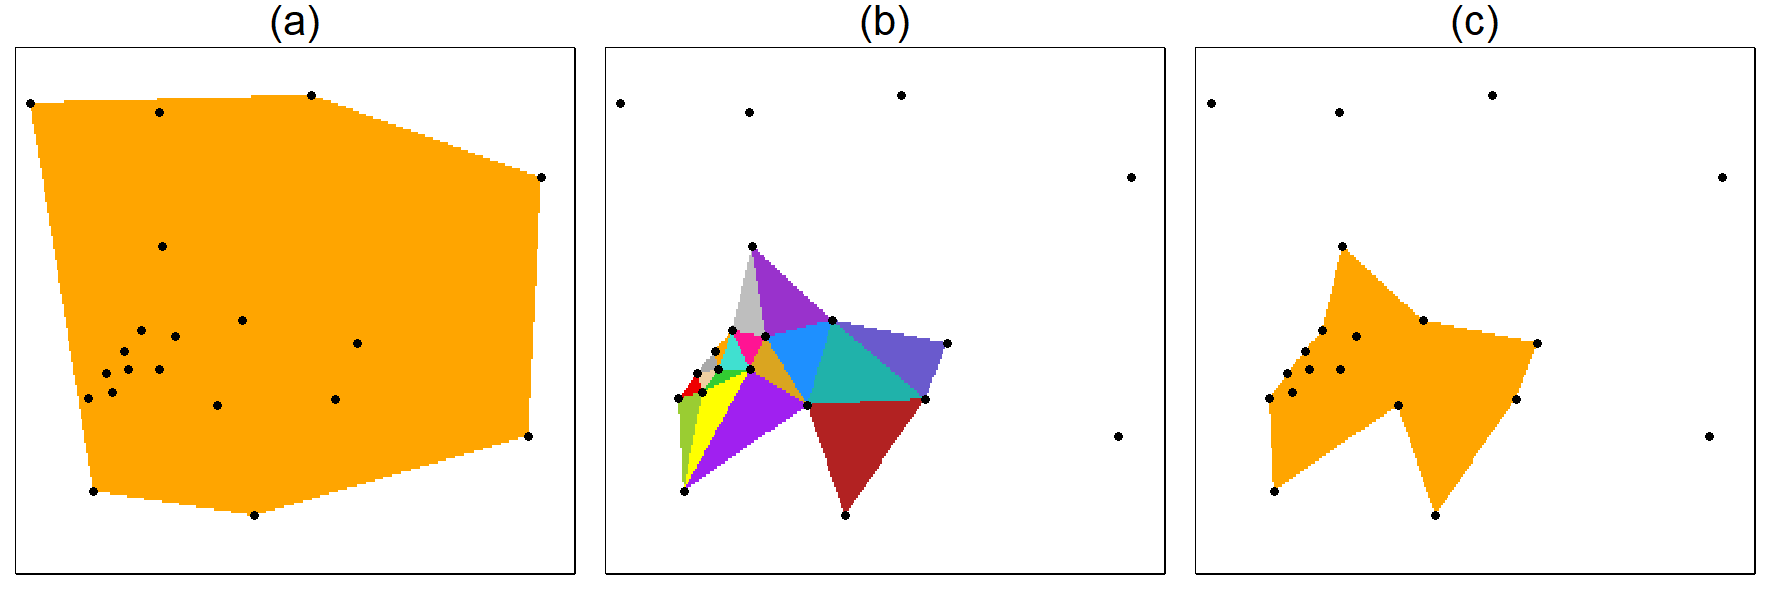

The script that saved this image:
#-------------------------------------------------------------------------------

# R version 3.5.3 (2019-03-11) -- "Great Truth"
# Platform: x86_64-w64-mingw32/x64 (64-bit)

library(compGeometeR) # version 1.0

#-------------------------------------------------------------------------------

set.seed(2) # to reproduce figure exactly
x = rgamma(n = 20, shape = 3, scale = 2)
y = rnorm(n = 20, mean = 10, sd = 2)
p = cbind(x, y)

#-------------------------------------------------------------------------------

png("figure-2.png", width = 15, height = 5, res=300, units = "cm", pointsize = 10)
par(mfrow=c(1,3), oma=c(0,0,0,0), mar=c(0.5,0.5,1.5,0.5))
cols = c("white", "slateblue", "firebrick", "lightseagreen", "purple", "darkorchid", "dodgerblue",
         "goldenrod", "grey", "deeppink", "turquoise", "yellowgreen", "yellow", "limegreen",
         "red2", "navajowhite2", "orange", "darkgrey")

# Digital convex hull
d_ch = digital_convex_hull(p, mins=c(0,5), maxs=c(15,15), spacings = c(0.05,0.05))
image(x=d_ch[[3]][[1]], y=d_ch[[3]][[2]], z=d_ch[[1]], 
      yaxt="n", xaxt="n", xlab="", ylab = "", col=c("white", "orange"))
points(p, pch=16, cex=0.75)
mtext("(a)", side = 3, line=0.25)

# Digital alpha complex
d_ac = digital_alpha_complex(p, alpha = 2, mins=c(0,5), maxs=c(15,15), spacings = c(0.05,0.05))
image(x=d_ac[[3]][[1]], y=d_ac[[3]][[2]], z=d_ac[[1]]+1, 
      yaxt="n", xaxt="n", xlab="", ylab = "", col=cols)
points(p, pch=16, cex=0.75)
mtext("(b)", side = 3, line=0.25)

# Digital alpha shape
d_as = digital_alpha_shape(p, alpha = 2, mins=c(0,5), maxs=c(15,15), spacings = c(0.05,0.05))
image(x=d_as[[3]][[1]], y=d_as[[3]][[2]], z=d_as[[1]], 
      yaxt="n", xaxt="n", xlab="", ylab = "", col=c("white", "orange"))
points(p, pch=16, cex=0.75)
mtext("(c)", side = 3, line=0.25)


dev.off()

# ------------------------------------------------------------------------------